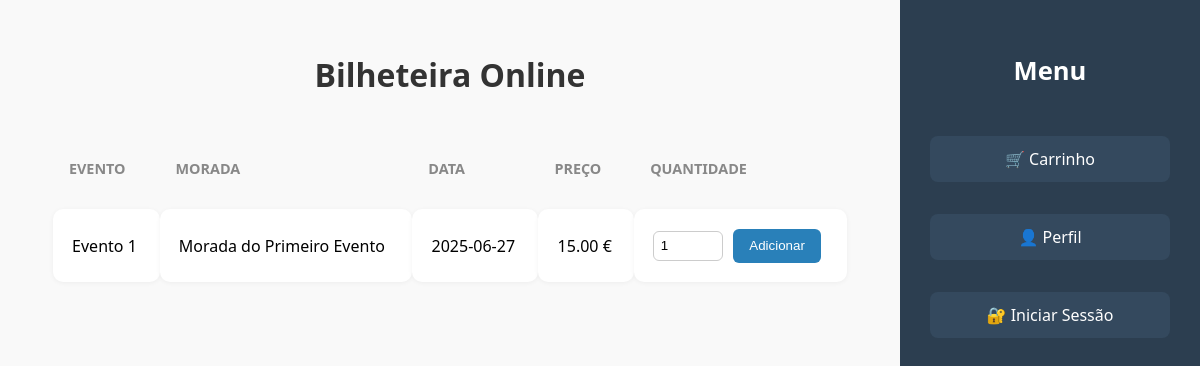
Page /WebSite/index.php on the earlier database version.
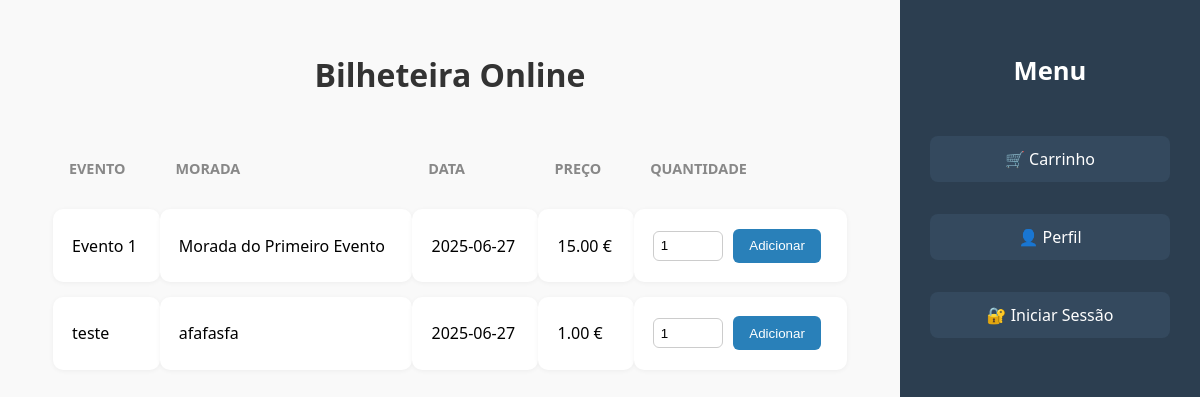
Same page on the later database version.
### tables this page shows
CREATE TABLE lista_bilhetes (
        id INTEGER PRIMARY KEY AUTOINCREMENT,
        nome TEXT NOT NULL,
        morada TEXT NOT NULL,
        dia TEXT NOT NULL,
        preco REAL NOT NULL,
        limite INTEGER,
        disponiveis INTEGER
    );

### WebSite/index.php (the view, shortened to what this page needs)
<?php
$db = new SQLite3('../DataBase/venda_bilhetes.db');
$bilhetes = $db->query("SELECT * FROM lista_bilhetes");
?>
<!DOCTYPE html>
<html lang="pt">
    <link rel="stylesheet" href="styles/index.css">
<head>
</head>
<body>
<div class="main-content">
    <h1>Bilheteira Online</h1>
    <table>
        <thead>
            <tr>
                <th>Evento</th>
                <th>Morada</th>
                <th>Data</th>
                <th>Preço</th>
                <th>Quantidade</th>
            </tr>
        </thead>
        <tbody>
            <?php while ($bilhete = $bilhetes->fetchArray(SQLITE3_ASSOC)): ?>
                <tr>
                    <td><?= htmlspecialchars($bilhete['nome']) ?></td>
                    <td><?= htmlspecialchars($bilhete['morada']) ?></td>
                    <td><?= htmlspecialchars($bilhete['dia']) ?></td>
                    <td><?= number_format($bilhete['preco'], 2) ?> €</td>
                    <td>
                        <form method="POST" action="php_scripts/adicionar_carrinho.php">
                            <input type="number" name="quantidade" min="1" max="<?= $bilhete['disponiveis'] ?>" value="1" required>
                            <button type="submit">Adicionar</button>
                        </form>
                    </td>
                </tr>
            <?php endwhile; ?>
        </tbody>
    </table>
</div>
<div class="sidebar">
    <h2>Menu</h2>
    <a href="carrinho.php">🛒 Carrinho</a>
    <a href="pagina_perfil.php">👤 Perfil</a>
    <a href="iniciar_sessao.php">🔐 Iniciar Sessão</a>
</div>
</body>
</html>

Differences in the rows shown:
added lista_bilhetes: nome "teste", morada "afafasfa", dia "2025-06-27", preco "1.00"
